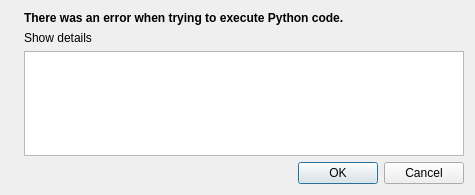
<?xml version="1.0" encoding="UTF-8"?>
<ui version="4.0">
 <class>Dialog</class>
 <widget class="QDialog" name="Dialog">
  <property name="geometry">
   <rect>
    <x>0</x>
    <y>0</y>
    <width>475</width>
    <height>195</height>
   </rect>
  </property>
  <property name="windowTitle">
   <string>Dialog</string>
  </property>
  <layout class="QVBoxLayout" name="verticalLayout">
   <item>
    <layout class="QHBoxLayout" name="horizontalLayout_2">
     <item>
      <widget class="QLabel" name="label">
       <property name="text">
        <string/>
       </property>
       <property name="pixmap">
        <pixmap>../qrc/icons/dialogs/pythonError@2x.png</pixmap>
       </property>
       <property name="alignment">
        <set>Qt::AlignLeading|Qt::AlignLeft|Qt::AlignTop</set>
       </property>
      </widget>
     </item>
     <item>
      <layout class="QVBoxLayout" name="verticalLayout_2">
       <item>
        <widget class="QLabel" name="label_2">
         <property name="text">
          <string>&lt;b&gt;There was an error when trying to execute Python code.&lt;/b&gt;</string>
         </property>
        </widget>
       </item>
       <item>
        <widget class="QLabel" name="label_3">
         <property name="text">
          <string>Show details</string>
         </property>
        </widget>
       </item>
       <item>
        <widget class="QTextBrowser" name="textBrowser"/>
       </item>
      </layout>
     </item>
    </layout>
   </item>
   <item>
    <widget class="QDialogButtonBox" name="buttonBox">
     <property name="standardButtons">
      <set>QDialogButtonBox::Cancel|QDialogButtonBox::Ok</set>
     </property>
    </widget>
   </item>
  </layout>
 </widget>
 <resources/>
 <connections/>
</ui>
